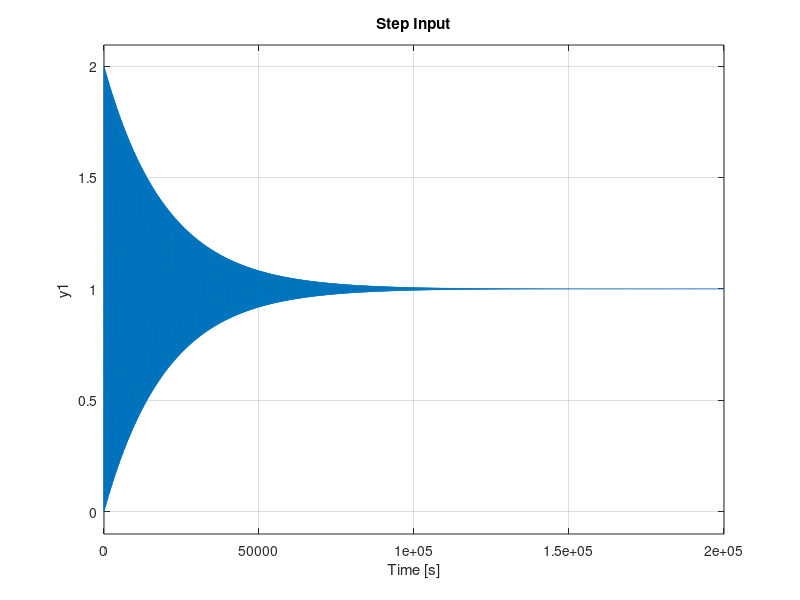
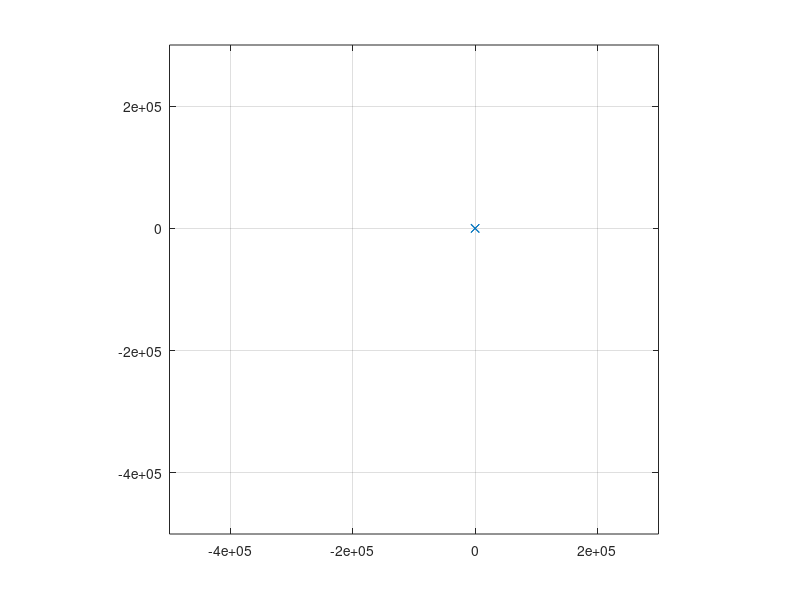

Here is the MATLAB script that generated these plots, in order: (Note: this script raises an error after producing the figures.)
%% Second Order MSD Equation
% Author: Sourav Dey
% PS Number: 99003785
% Date: 7th April 2021.
% Version: Matlab 2020b.

%% Plant Description
% The Mass-damper Spring Second order system is taken as Plant.
% It is used in as suspension.

% Equation: Mx''(t)+ Bx'(t) + Kx(t)= Kf(t).
% f = force; B= coefficient of friction; M = mass ; v= velocity; k=spring constant.
% Values: K1= 0.9 B1= 0.4 M1=1000 Wn=0.03 ; K2= 1 B2= 0.5 M2= 500 Wn=0.44; K3= 3 B3= 1.7 M3= 340 Wn=0.09;

%% Code:
clc
clear all;
B1= ([0.1 0.5 1.7]);
M1=([1000 5 340]);M1=([1000 5 340]);
K1 = ([0.9 1 3]);
for i=1:3
    sys = tf([K1(i)/M1(i)],[1,B1(i)/M1(i),K1(i)/M1(i)])
    figure(i);
    subplot(2,1,1);
    impulse(sys);
    title('Impulse Input');
    subplot(2,1,2);
    step(sys);
    title('Step Input');
    [z,p,k]= tf2zp([K1(i)/M1(i)],[1,B1(i)/M1(i),K1(i)/M1(i)])
    figure(4);
    zplane(z,p);
    xlim([-5*1e5 3*1e5]);
    ylim([-5*1e5 3*1e5]);
    hold on;
    S = stepinfo(sys)
end


%% Math Analysis:
% Independent: Time(t)
% Dependent: Velocity(v) and Force(f)
% Constant: Mass(M), Frictional Coefficient(B), Spring constant(K)

% Roots:((-B/M)+-sqrt(sq(B/M)-4K/M))/2


% Time Response Results:
% K1= 0.9 B1= 0.4 M1=1000
% Rise Time :34.77
% settling time:7.82e+04
% Overshoot:99.47
% Undershoot:0
% PeakTime:104.71

%K2= 1 B2= 0.5 M2= 500
% Rise Time :2.54
% settling time:78.15
% Overshoot:70.21
% Undershoot:0
% PeakTime:7.024

%K3= 3 B3= 1.7 M3= 340
% Rise Time :11.32
% settling time:1.54e+03
% Overshoot:91.97
% Undershoot:0
% PeakTime:33.44

%% Comparison Analysis:(Speed, Accuracy and stability):
% For the first system the poles are present on the left hand side of the
% s-plane making it stable.
% For the second system the poles are present on the L.H.S of the s-plane
% making the system stable.
% For the third system the poles are present on thr L.H.S of the s-plane
% making the system stable .
% Among the three systems second system has the least rising time and
% settling time making it most stable and highest speed.


